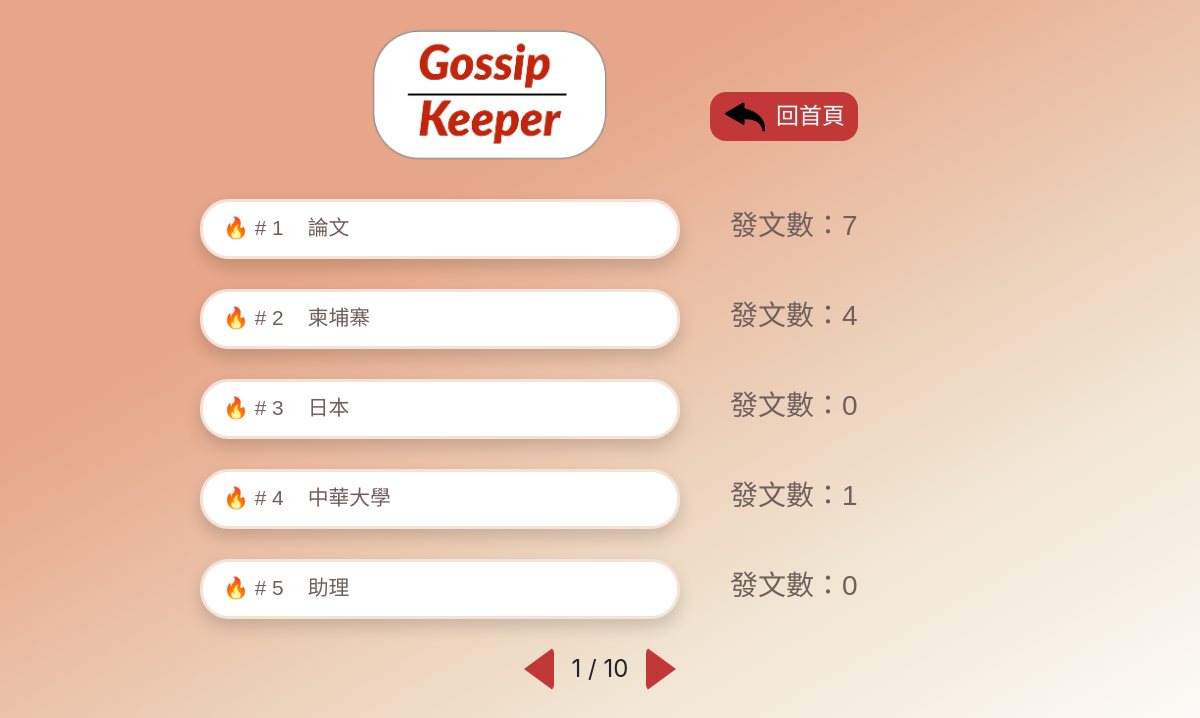
Screenshot of /topic with the database file from the repository.
### FrontEnd/models.py (models this page shows)
class Topic(models.Model):
    name = models.CharField(max_length=20, verbose_name="話題", blank=True)
    post_number = models.IntegerField(verbose_name="發文數", default=0)
    times = models.IntegerField(verbose_name="出現次數", default=0)
    link = models.URLField(verbose_name="搜尋連結", blank=True, null=True)
    created_date = models.DateField(default=timezone.now,verbose_name='建立日期')
    update_date = models.DateField(auto_now=True, verbose_name='更新日期')
    class Meta:
        verbose_name = "話題"   # 單數
        verbose_name_plural = verbose_name   #複數
    def __str__(self):
        return self.name

### FrontEnd/views.py (the view)
# urls.py: path('topic', views.topic, name='topic'),
def topic(request):
    topic = Topic.objects.values('name').distinct()
    for t in topic:
        print(t['name'])
        post_num = Post.objects.filter(topic=t['name']).count()
        tme_post = Topic.objects.get(name=t['name'])
        print(tme_post)
        Topic.objects.filter(name=t['name']).update(post_number=post_num)
        print(post_num)
        print("------")
    topic = Topic.objects.all()
    paginator = Paginator(topic, 5)
    page = request.GET.get('page')
    topic = paginator.get_page(page)
    print("總共有",paginator.num_pages,"頁")
    print("多少資料",paginator.object_list)
    print(topic.paginator.page_range)
    context = {
        'topic':topic,
        'post_num':post_num
    }
    return render(request, "topic/topic.html", context)

### templates/topic/topic.html (shortened to what this page needs)
{% extends 'base/base.html' %}
{% block import %}
{% load static%}
<link rel="stylesheet" href="{% static 'css/topic/topic.css' %}">
{% endblock %}
{% block main %}
    <div class="container">
        <div class="row row-one" style="padding:20px 0px">
            <div class="col-7">
                <div class="logo">
                    <img src="{% static 'img/index/LOGO.png' %}" class="img-fluid" alt="Gossip Keeper">
                </div>
            </div>
            <div class="col-5">
                <div class="previous_page">
                    <img src="{% static 'img/topic/left_arrow.png' %}" class="img-fluid left_arrow">
                    <a href="{% url 'index' %}" type="button" class="btn">回首頁</a>
                </div>
            </div>
        </div>
    </div>
    <div class="container">
        {% for t in topic %}
        <div class="row row-two" style="padding:10px 0px; margin-bottom: 10px;">
            <div class="col-7">
                <a href="{% url 'all' topic=t.name %}">
                    <div class="board shadow">
                        <span style="margin-right:24px">🔥 # {{ t.id }}</span>{{ t.name }}
                    </div>
                </a>
            </div>
            <div class="col-5">
                <h3 class="post-text">發文數：{{ t.post_number }}</h3>
            </div>
        </div>
        {% endfor %}
        {% if topic %}
        <div class="row row-three" style="justify-content: center; position: relative;">
            <ul class="pagination" style="position: absolute;">
                <li class="page-item">
                    <a href="{% if topic.has_previous %} ?page={{ topic.previous_page_number }} {% endif %}"><div class="previous_triangle"></div></a>
                </li>
                <span class="page">
                    {% for i in topic.paginator.page_range %}
                        {% if i == topic.number %}
                            {{ i }}
                        {% endif %}
                    {% endfor %}
                    / {{ topic.paginator.num_pages }}
                </span>
                <li class="page-item">
                    <a href="{% if topic.has_next %} ?page={{ topic.next_page_number }} {% endif %}"><div class="next_triangle"></div></a>
                </li>
            </ul>
        </div>
        {% endif %}
    </div>
{% endblock %}

### templates/base/base.html (shortened to what this page needs)
<!DOCTYPE html>
<html lang="zh-Hant">
<head>
    <link rel="stylesheet" href="https://stackpath.bootstrapcdn.com/bootstrap/4.2.1/css/bootstrap.min.css">
    {% load static%}
    <link rel="stylesheet" href="{% static 'css/base/base.css' %}">
    {% block import %}
    {% endblock %}
</head>
<body>
    {% block main %}
    {% endblock %}
</body>
</html>

### static/css/base/base.css (style rules this page uses)
* { margin: 0; padding: 0; }
body { height:100vh; background: -webkit-linear-gradient(-60deg, #E6A689 30%, #F0E5D1 70%,#FFFFFF); }

### static/css/topic/topic.css (style rules this page uses)
.logo { text-align: right; padding-right: 10%; }
.logo .img-fluid { max-width: 255px; }
.previous_page { height: 100%; padding-top: 10%; align-items: center; display: flex; }
.previous_page .btn { font-family: 'Noto Sans TC', sans-serif; color: #ffffff; background-color: #C23737; font-size: 23px; padding-left: 65px; border-radius: 1rem; }
.left_arrow { position: absolute; margin: 6px 15px; width: 40px; }
.board { font-family: 'Noto Sans TC', sans-serif; color: #70605D; font-size: 1.3rem; background-color: #FFFFFF; border: 3px solid #f5e2d7; border-radius: 1.8rem; width: 480px; height: 60px; padding: 10px 20px; float: right; }
.post-text { font-family: 'Noto Sans TC', sans-serif; color: #70605D; margin: 10px 20px; }
.next_triangle { width: 0; height: 0; margin-top: 8px; border-style: solid; border-width: 22px 0 22px 30px; border-color: transparent transparent transparent #c23737; border-radius: 6px; }
.previous_triangle { width: 0; height: 0; margin-top: 8px; border-style: solid; border-width: 22px 30px 22px 0; border-color: transparent #c23737 transparent transparent; border-radius: 6px; }
.page { margin: 12px 18px 0 18px; font-size: 1.5rem; }

### rows the page displays
Topic: id "1", name "論文", post_number "7"
Topic: id "2", name "柬埔寨", post_number "4"
Topic: id "3", name "日本", post_number "0"
Topic: id "4", name "中華大學", post_number "1"
Topic: id "5", name "助理", post_number "0"

### other values shown
{{ i }} "1"
{{ topic.paginator.num_pages }} "10"
